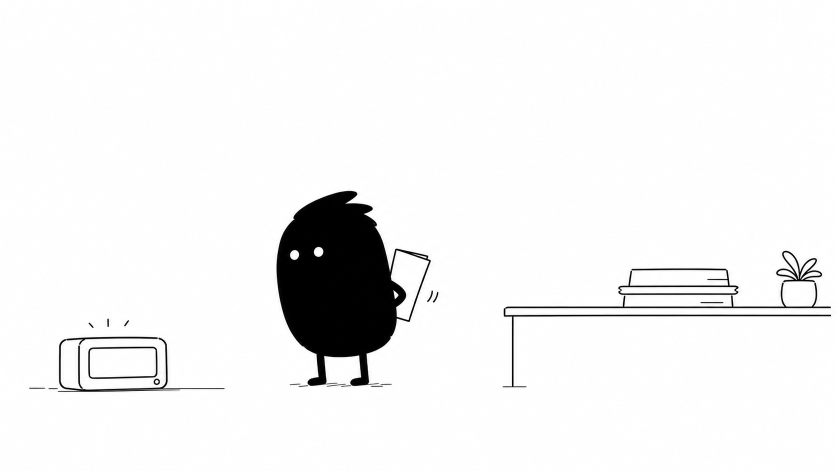
#> input picture gallery/daily-4panel/2026-06-02-one-operator-seven-scripts/source/panel-4-v4-base.png, 1672 x 941 px (shown at 1/2 size)
$ python build_panel4_v4.py
#> lines starting #> are read from the running program, lines starting #| are printed output that depends on the picture
from pathlib import Path

from PIL import Image, ImageDraw, ImageFont


ROOT = Path(__file__).resolve().parent
SRC = ROOT / "source"

BASE = SRC / "panel-4-v4-base.png"
OUT = ROOT / "panel-4-v4.png"

FONT_REGULAR = "/System/Library/Fonts/Supplemental/Bradley Hand Bold.ttf"
FONT_FALLBACK = "/System/Library/Fonts/Supplemental/ChalkboardSE.ttc"

BLACK = (18, 18, 18)


def load_font(size: int) -> ImageFont.FreeTypeFont:
    for path in (FONT_REGULAR, FONT_FALLBACK):
        try:
            return ImageFont.truetype(path, size=size)
        except OSError:
            continue
    return ImageFont.load_default()


def draw_fit_text(
    draw: ImageDraw.ImageDraw,
    box: tuple[int, int, int, int],
    text: str,
    max_size: int,
    min_size: int,
    align: str = "center",
) -> None:
    x1, y1, x2, y2 = box
    for size in range(max_size, min_size - 1, -2):
        font = load_font(size)
        spacing = int(size * 0.18)
        bbox = draw.multiline_textbbox((0, 0), text, font=font, spacing=spacing, align=align)
        width = bbox[2] - bbox[0]
        height = bbox[3] - bbox[1]
        if width <= x2 - x1 and height <= y2 - y1:
            anchor = "mm" if align == "center" else "lm"
            pos = ((x1 + x2) / 2, (y1 + y2) / 2) if align == "center" else (x1, (y1 + y2) / 2)
            draw.multiline_text(
                pos,
                text,
                font=font,
                fill=BLACK,
                spacing=spacing,
                align=align,
                anchor=anchor,
            )
            return

    font = load_font(min_size)
    draw.multiline_text((x1, y1), text, font=font, fill=BLACK, spacing=int(min_size * 0.18), align=align)


def main() -> None:
    img = Image.open(BASE).convert("RGB")
#> img is the input picture: PIL image 1672x941 RGB; mean R, G, B 241.4, 241.2, 241.4
    draw = ImageDraw.Draw(img)

    xiaohei_line = "\u2026just one.\nFor emergencies."
    sleep_counter = "Sleep: 20m"

    # Punchline line: black text in open whitespace, no bubble or text box.
    draw_fit_text(draw, (650, 285, 1185, 390), xiaohei_line, max_size=46, min_size=32, align="left")

    # Counter text is object-native inside the timer screen.
    draw_fit_text(draw, (168, 678, 294, 742), sleep_counter, max_size=25, min_size=17)

    img.save(OUT)
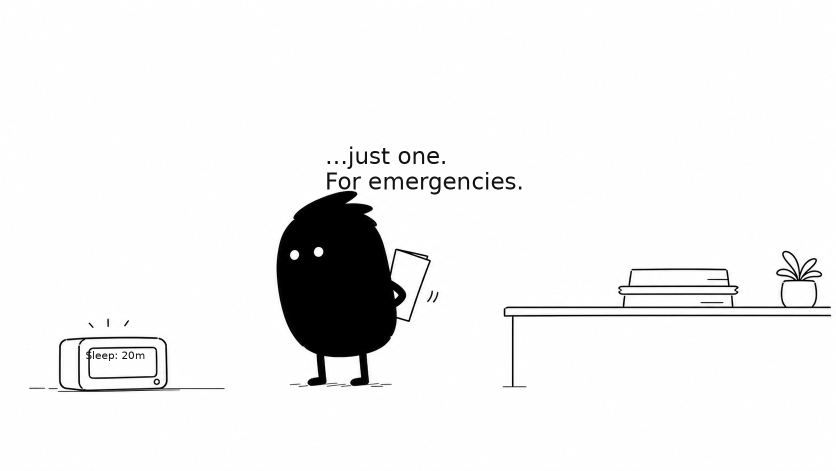
#> saved as panel-4-v4.png: PIL image 1672x941 RGB (shown at 1/2 size); mean R, G, B 240.5, 240.3, 240.5
    print(OUT)


if __name__ == "__main__":
    main()

$ run again, with gallery/daily-4panel/2026-06-02-one-operator-seven-scripts/source/panel-1-v4-base.png copied over gallery/daily-4panel/2026-06-02-one-operator-seven-scripts/source/panel-4-v4-base.png
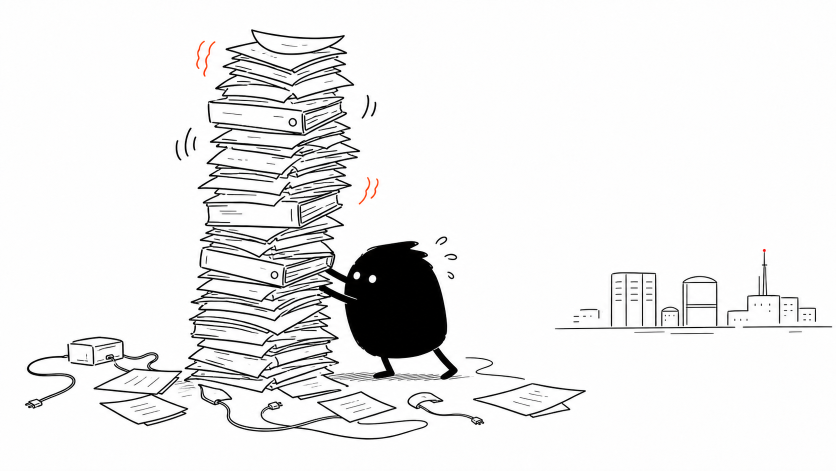
#> input picture gallery/daily-4panel/2026-06-02-one-operator-seven-scripts/source/panel-1-v4-base.png, 1672 x 941 px (shown at 1/2 size)
#> in main, img is the input picture: PIL image 1672x941 RGB; mean R, G, B 236.5, 236.4, 236.3
#> in main, `img.save(OUT)`:
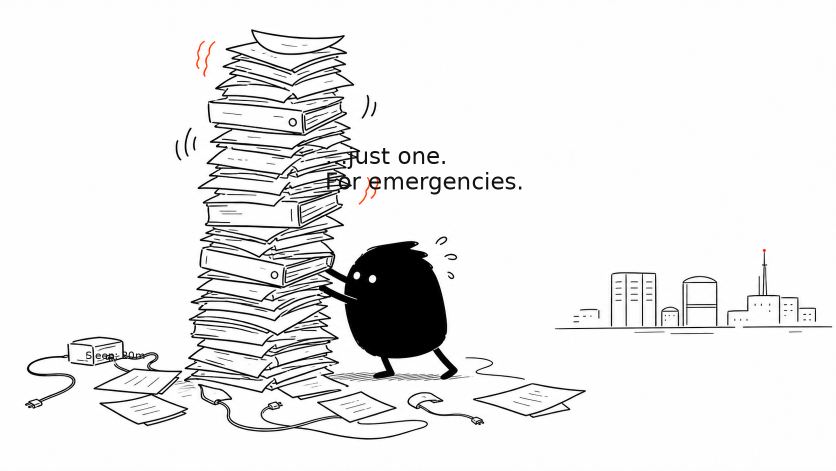
#> saved as panel-4-v4.png: PIL image 1672x941 RGB (shown at 1/2 size); mean R, G, B 235.7, 235.5, 235.5

$ run again, with gallery/daily-4panel/2026-06-02-one-operator-seven-scripts/source/panel-2-v4-base.png copied over gallery/daily-4panel/2026-06-02-one-operator-seven-scripts/source/panel-4-v4-base.png
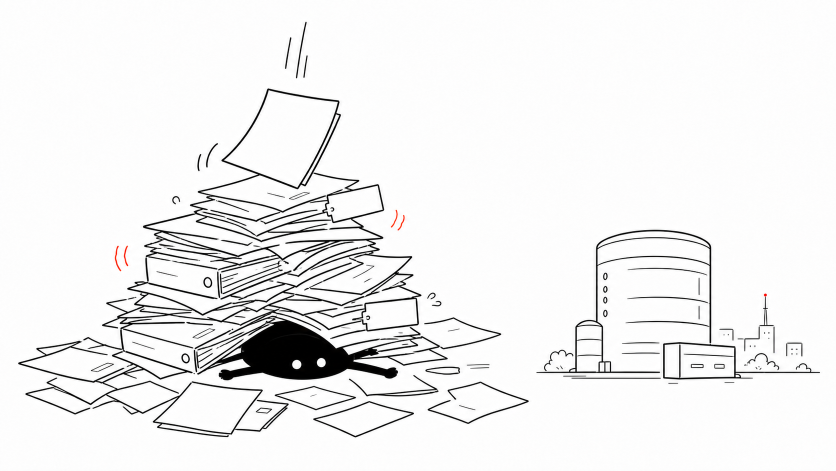
#> input picture gallery/daily-4panel/2026-06-02-one-operator-seven-scripts/source/panel-2-v4-base.png, 1672 x 941 px (shown at 1/2 size)
#> in main, img is the input picture: PIL image 1672x941 RGB; mean R, G, B 240.2, 240.1, 240
#> in main, `img.save(OUT)`:
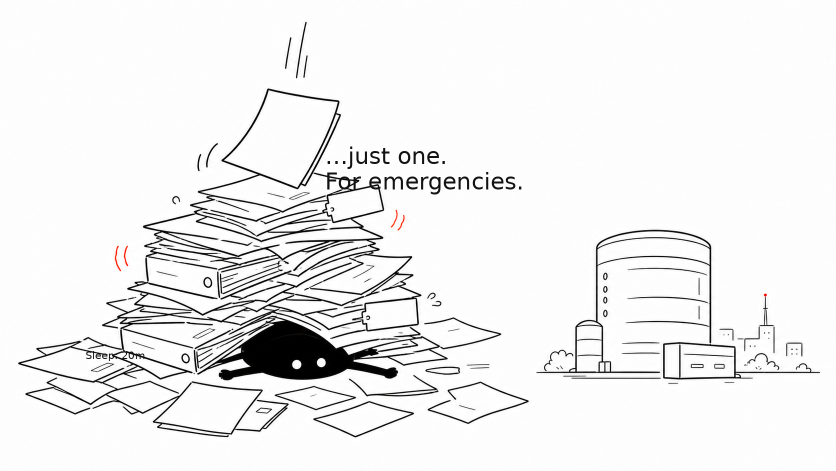
#> saved as panel-4-v4.png: PIL image 1672x941 RGB (shown at 1/2 size); mean R, G, B 239.3, 239.2, 239.2

$ run again, with gallery/daily-4panel/2026-06-02-one-operator-seven-scripts/source/panel-3-v4-base.png copied over gallery/daily-4panel/2026-06-02-one-operator-seven-scripts/source/panel-4-v4-base.png
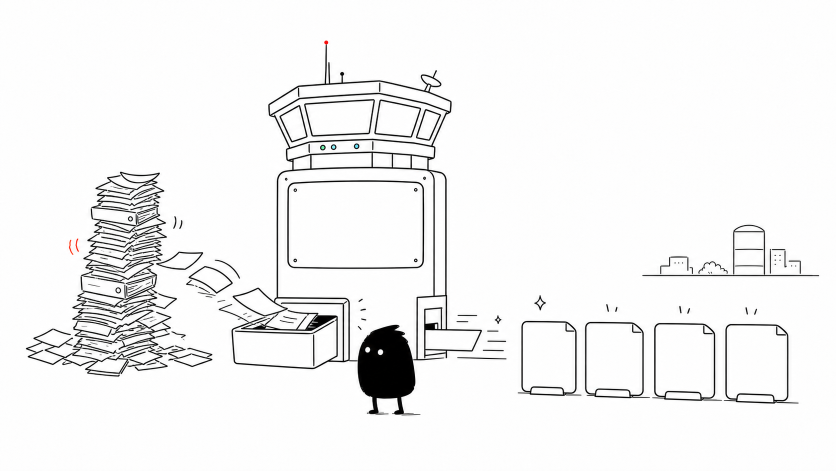
#> input picture gallery/daily-4panel/2026-06-02-one-operator-seven-scripts/source/panel-3-v4-base.png, 1672 x 941 px (shown at 1/2 size)
#> in main, img is the input picture: PIL image 1672x941 RGB; mean R, G, B 242.8, 242.7, 242.7
#> in main, `img.save(OUT)`:
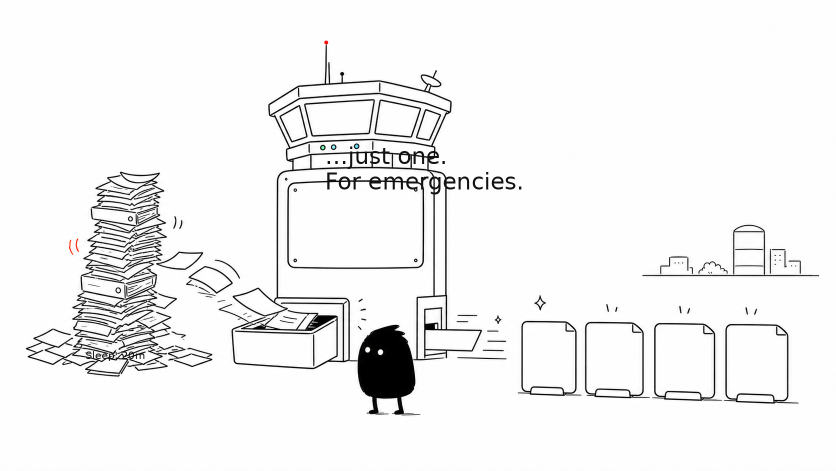
#> saved as panel-4-v4.png: PIL image 1672x941 RGB (shown at 1/2 size); mean R, G, B 242, 241.9, 241.9
